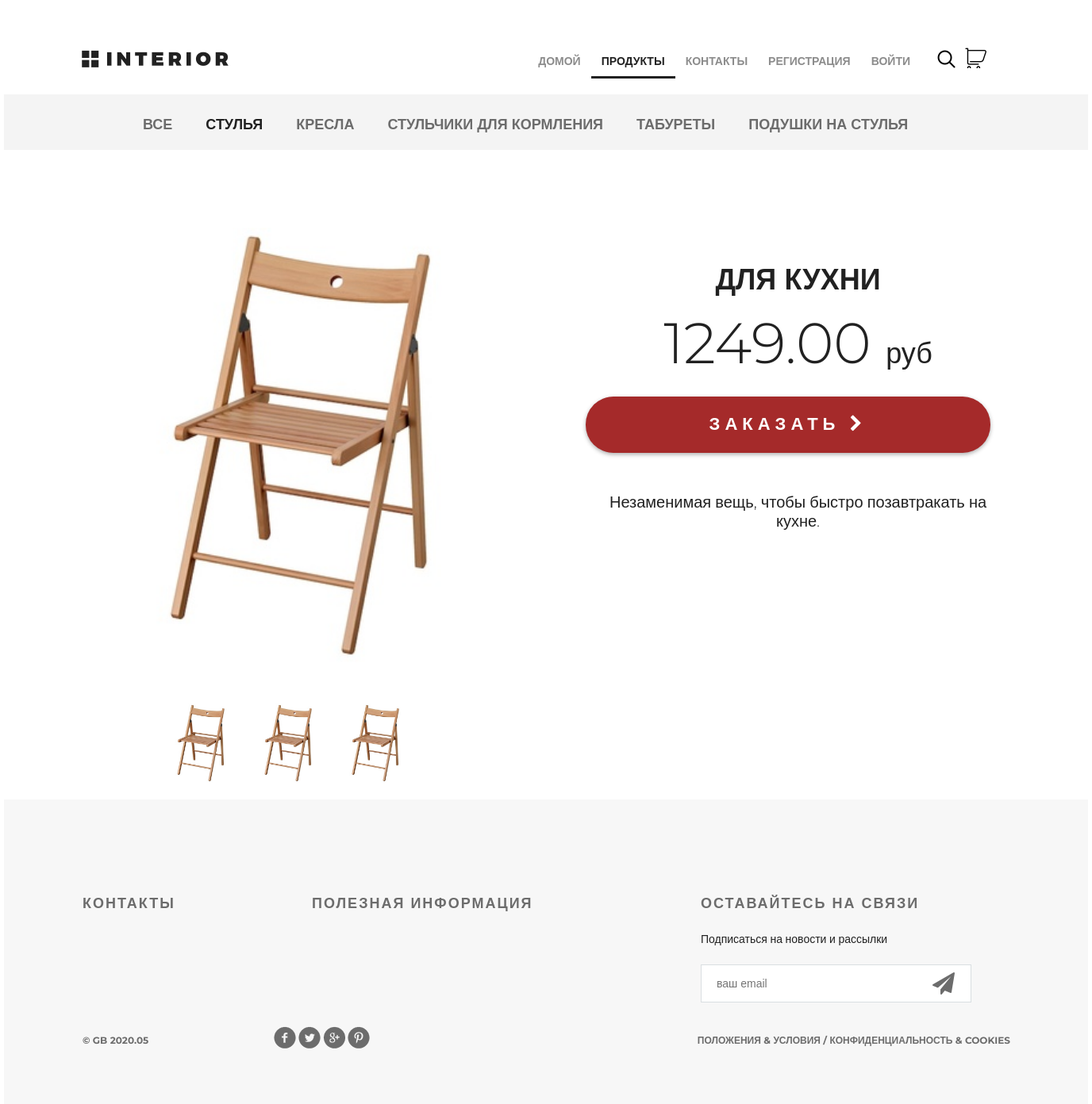
Page /products/product/1/ on the committed database.
### mainapp/models.py (models this page shows, shortened)
class ProductCategory(models.Model):
    name = models.CharField(verbose_name='имя', max_length=64, unique=True)
    description = models.TextField(verbose_name='описание', blank=True)

class Product(models.Model):
    category = models.ForeignKey(ProductCategory, on_delete=models.CASCADE)
    name = models.CharField(verbose_name='имя продукта', max_length=128)
    image = models.ImageField(upload_to='product_img', blank=True)
    description = models.TextField(verbose_name='описание продукта', blank=True)
    price = models.DecimalField(verbose_name='цена продукта', max_digits=8, decimal_places=2, default=0)
    quantity = models.PositiveIntegerField(verbose_name='кол-во на складе', default=0)

### mainapp/views.py (the view)
# urls.py: path('product/<int:pk>/', mainapp.product, name='product'),
def product(request, pk):
    title = 'продукты'
    content = {
        'title': title,
        'links_menu': ProductCategory.objects.all(),
        'product': get_object_or_404(Product, pk=pk),
        'basket': get_basket(request.user),
    }
    return render(request, 'mainapp/product.html', content)

### mainapp/views.py (called while the page is built)
def get_basket(user):
    if user.is_authenticated:
        return Basket.objects.filter(user=user)
    else:
        return []

### mainapp/templates/mainapp/product.html
{% extends 'mainapp/base.html' %}
{% load static %}
{% block menu %}
<body>
	<div class="container">
		<div class="hero-white">
			<div class="header clearfix">
				{% include 'mainapp/includes/inc_menu.html' %}
			</div>
		</div>
	</div>
{% endblock menu %}
{% block content %}
  <div class="details">
      {% include 'mainapp/includes/inc_categories_menu.html' %}
    <div class="details-products">
      <div class="details-slider">
        <div class="slider-product">
          <img src="/media/{{ product.image }}" alt="{{ product.short_desc }}" width="550" height="550">
        </div>
        <div class="slider-control">
          <div class="block">
            <a href="#">
              <img src="/media/{{ product.image }}" alt="вариант 1" width="100" height="100">
            </a>
          </div>
          <div class="block">
            <a href="#">
              <img src="/media/{{ product.image }}" alt="вариант 2" width="100" height="100">
            </a>
          </div>
          <div class="block">
            <a href="#">
              <img src="/media/{{ product.image }}" alt="вариант 3" width="100" height="100">
            </a>
          </div>
        </div>
      </div>
      <div class="description">
        <h3 class="big-bold">{{ product.name|upper }}</h3>
        <br><br>
        <p class="price"> {{ product.price }} <span>руб</span></p>
        <a href="{% url 'basket:add' product.pk %}" class="red-button">
          заказать
          <i class="fa fa-chevron-right" aria-hidden="true"></i>
        </a>
        <div class="description-text">
          {{ product.description }}
        </div>
      </div>
    </div>
  </div>
  <div class="clr"></div>
{% endblock content %}

### mainapp/templates/mainapp/includes/inc_categories_menu.html (shortened to what this page needs)
<div class="links clearfix">
    <ul class="links-menu">
        <li>
            <a href="{% url 'products:category' 0 %}"
               class="">
                все
            </a>
        </li>
        {% for link in links_menu %}
            <li>
            <a href="{% url 'products:category' link.pk %}"
                class="{% if request.resolver_match.kwargs.pk|add:'0' == link.pk %}
                      active
                 {% endif %}">
                {{ link.name }}
            </a>
            </li>
        {% endfor %}
    </ul>
</div>

### static/css/style.css (style rules this page uses)
* { margin: 0; padding: 0; }
body { font-family: 'Montserrat', sans-serif; }
html, body { height: 100%; }
.clr { height: 384px; }
.container { width: 1366px; margin: 0 auto; min-height: 100%; }
.clearfix:after { content: ""; display: block; clear: both; }
.big-bold { color: #212121; font-size: 36px; font-weight: 700; text-align: left; margin-bottom: 24px; line-height: 36px; }
.hero-white { background-color: #fff; height: 119px; padding-left: 98px; padding-right: 211px; position: relative; }
.links { height: 70px; background-color: #f4f4f4; position: relative; padding-left: 175px; }
.links-menu { margin: 27px auto 0px; position: absolute; }
.links-menu li { float: left; list-style-type: none; padding-right: 42px; }
.links-menu li a { text-decoration: none; color: #6c6c6c; font-size: 18px; font-weight: 700; text-transform: uppercase; }
.links-menu .active { color: #212121; font-size: 18px; font-weight: 700; }
.details-products { padding-left: 98px; padding-right: 98px; margin-top: 98px; height: 721px; }
.details-slider { width: 570px; float: left; margin-right: 30px; }
.slider-product { width: 600px; height: 600px; }
.slider-control { width: 420px; height: 100px; padding-left: 100px; }
.slider-control .block { height: 100px; width: 100px; position: relative; float: left; margin-right: 10px; }
.description { width: 535px; float: right; padding-left: 35px }
.description .big-bold { color: #212121; font-size: 36px; font-weight: 700; text-align: center; margin-top: 47px; margin-bottom: 0px; }
.description .price { color: #212121; font-size: 72px; font-weight: 300; line-height: 48px; text-align: center; }
.description .price span { color: #212121; font-size: 36px; font-weight: 300; line-height: 48px; text-align: center; }
.red-button { display: block; height: 71px; width: 510px; border-radius: 35px; background-color: #A52A2A; text-align: center; text-transform: uppercase; text-decoration: none; color: #ffffff; font-size: 22px; font-weight: 700; line-height: 24px; box-shadow: 0px 2px 4.85px 0.15px rgba(33, 33, 33, 0.35); line-height: 70px; letter-spacing: 6px; margin-top: 31px; }
.description-text { margin-top: 50px; color: #212121; font-size: 20px; font-weight: 300; line-height: 24px; text-align: center; }

### rows in the picture
ProductCategory: name "СТУЛЬЯ"
ProductCategory: name "КРЕСЛА"
ProductCategory: name "СТУЛЬЧИКИ ДЛЯ КОРМЛЕНИЯ"
ProductCategory: name "ТАБУРЕТЫ"
ProductCategory: name "ПОДУШКИ НА СТУЛЬЯ"
Product: image (picture), name "ДЛЯ КУХНИ", price "1249.00", description "Незаменимая вещь, чтобы быстро позавтракать на кухне."
